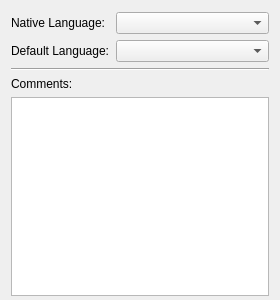
<ui version="4.0" >
 <class>Form</class>
 <widget class="QWidget" name="Form" >
  <property name="geometry" >
   <rect>
    <x>0</x>
    <y>0</y>
    <width>280</width>
    <height>300</height>
   </rect>
  </property>
  <property name="windowTitle" >
   <string>Form</string>
  </property>
  <widget class="QWidget" name="" >
   <property name="geometry" >
    <rect>
     <x>11</x>
     <y>12</y>
     <width>258</width>
     <height>284</height>
    </rect>
   </property>
   <layout class="QVBoxLayout" >
    <property name="margin" >
     <number>0</number>
    </property>
    <property name="spacing" >
     <number>6</number>
    </property>
    <item>
     <layout class="QGridLayout" >
      <property name="margin" >
       <number>0</number>
      </property>
      <property name="spacing" >
       <number>6</number>
      </property>
      <item row="1" column="1" >
       <widget class="QComboBox" name="comboBox_2" >
        <property name="sizePolicy" >
         <sizepolicy>
          <hsizetype>7</hsizetype>
          <vsizetype>0</vsizetype>
          <horstretch>0</horstretch>
          <verstretch>0</verstretch>
         </sizepolicy>
        </property>
       </widget>
      </item>
      <item row="0" column="0" >
       <widget class="QLabel" name="label_2" >
        <property name="text" >
         <string>Native Language:</string>
        </property>
       </widget>
      </item>
      <item row="1" column="0" >
       <widget class="QLabel" name="label_3" >
        <property name="text" >
         <string>Default Language:</string>
        </property>
       </widget>
      </item>
      <item row="0" column="1" >
       <widget class="QComboBox" name="comboBox" >
        <property name="sizePolicy" >
         <sizepolicy>
          <hsizetype>7</hsizetype>
          <vsizetype>0</vsizetype>
          <horstretch>0</horstretch>
          <verstretch>0</verstretch>
         </sizepolicy>
        </property>
       </widget>
      </item>
     </layout>
    </item>
    <item>
     <widget class="Line" name="line" >
      <property name="orientation" >
       <enum>Qt::Horizontal</enum>
      </property>
     </widget>
    </item>
    <item>
     <widget class="QLabel" name="label" >
      <property name="text" >
       <string>Comments:</string>
      </property>
     </widget>
    </item>
    <item>
     <widget class="QTextEdit" name="textEdit" />
    </item>
   </layout>
  </widget>
 </widget>
 <resources/>
 <connections/>
</ui>
